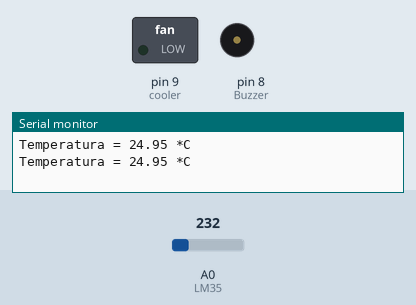
Simulated run of this sketch. Board: Arduino Uno, built with avr-gcc and run on an emulated ATmega328P. Shown: switched loads named in the sketch (green lamp = pin HIGH), buzzer (waves = sounding, pin HIGH), the last lines printed to the serial monitor. Inputs (shaded band) come from the test bench; at power-on: A0 (LM35) = 232.

Above: at 1.8 s.
1.9 s: A0 (LM35) set to 249
3.4 s: A0 (LM35) set to 269
At 4.3 s:
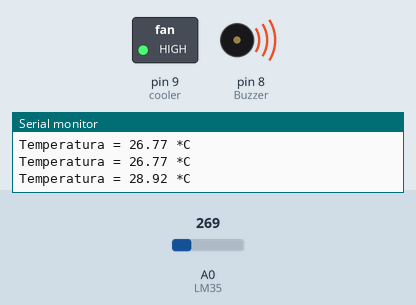
5.5 s: A0 (LM35) set to 250
At 7.1 s:
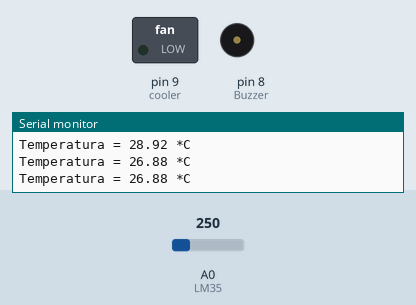
7.5 s: A0 (LM35) set to 266
At 8.7 s:
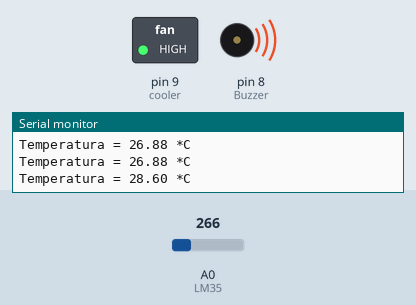
Timing chart, 0 to 10.5 s (numbered marks = the images above; inputs shaded):
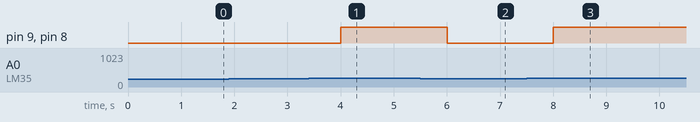

The sketch:

lm35_buzzer_cooler.ino
```cpp
/***************************************\
** Projeto Alarme **
\***************************************/
const int LM35 = 0;
float temperatura = 0;
int ADClido = 0;
const int Buzzer = 8;
const int cooler = 9;

void setup() {
  Serial.begin(9600);
  analogReference(INTERNAL); //No Mega, use INTERNAL1V1, no Leonardo remova essa linha
  pinMode(Buzzer, OUTPUT);
  pinMode(cooler, OUTPUT);
}
void loop() {
  ADClido = analogRead(LM35);
  temperatura = ADClido * 0.1075268817204301; //no Leonardo use 0.4887585532
  if (temperatura > 28) { // setei como 28ºC
    digitalWrite(Buzzer, HIGH);
    digitalWrite(cooler, HIGH);
  }
  else {
    digitalWrite(Buzzer, LOW);
    digitalWrite(cooler, LOW);
  }
  Serial.print("Temperatura = ");
  Serial.print(temperatura);
  Serial.println(" *C");
  delay(1000);
}
```

Measured:
- the behaviour switches between 260 and 261 on A0 (LM35) (found by bisection; images 0 and 1)
- after the input at 3.4 s, pin 9 (cooler), pin 8 (Buzzer): LOW → HIGH after 0.60 s
- after the input at 5.5 s, pin 9 (cooler), pin 8 (Buzzer): HIGH → LOW after 0.50 s
- after the input at 7.5 s, pin 9 (cooler), pin 8 (Buzzer): LOW → HIGH after 0.51 s
